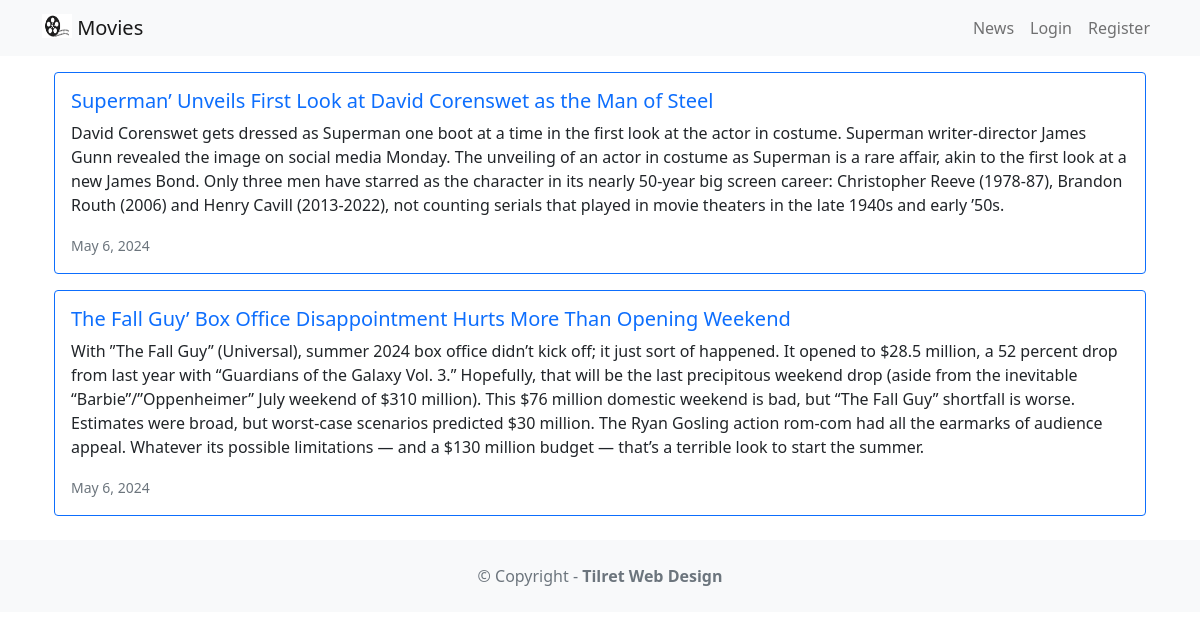
Page /news/ on the committed database.
### news/models.py (models this page shows, shortened)
class News(models.Model):
    headline = models.CharField(max_length=200)
    body = models.TextField()
    date = models.DateField()

### news/views.py (the view)
# urls.py: path('news/', include('news.urls')),
def news(request):
    newss = News.objects.all().order_by('-date')
    return render(request, 'news.html', {'newss':newss})

### news/templates/news.html
{% extends 'base.html' %} {% block content %}
<div class="container mt-3">
  {% for news in newss %}
  <div class="card mb-3 border border-1 border-primary">
    <div class="row g-0">
      <div>
        <div class="card-body">
          <h5 class="card-title text-primary">{{news.headline}}</h5>
          <p class="card-text">{{news.body}}</p>
          <p class="card-text">
            <small class="text-muted">{{news.date}}</small>
          </p>
        </div>
      </div>
    </div>
  </div>
  {% endfor %}
</div>
{% endblock content %}

### rows in the picture
News: headline "Superman’ Unveils First Look at David Corenswet as the Man of Steel", body "David Corenswet gets dressed as Superman one boot at a time in the first look at the actor in costume. Superman writer-director James Gunn revealed the image on social media Monday. The unveiling of an actor in costume as Superman is a rare affair, akin to the first look at a new James Bond. Only three men have starred as the character in its nearly 50-year big screen career: Christopher Reeve (1978-87), Brandon Routh (2006) and Henry Cavill (2013-2022), not counting serials that played in movie theaters in the late 1940s and early ’50s.", date "May 6, 2024"
News: headline "The Fall Guy’ Box Office Disappointment Hurts More Than Opening Weekend", body "With ”The Fall Guy” (Universal), summer 2024 box office didn’t kick off; it just sort of happened. It opened to $28.5 million, a 52 percent drop from last year with “Guardians of the Galaxy Vol. 3.” Hopefully, that will be the last precipitous weekend drop (aside from the inevitable “Barbie”/”Oppenheimer” July weekend of $310 million). This $76 million domestic weekend is bad, but “The Fall Guy” shortfall is worse. Estimates were broad, but worst-case scenarios predicted $30 million. The Ryan Gosling action rom-com had all the earmarks of audience appeal. Whatever its possible limitations — and a $130 million budget — that’s a terrible look to start the summer.", date "May 6, 2024"
